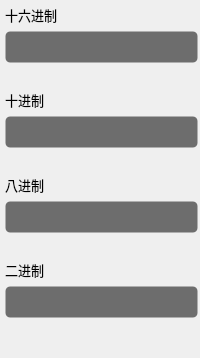
         <widget class="QWidget" name="page_21">
          <layout class="QVBoxLayout" name="verticalLayout_14">
           <property name="spacing">
            <number>6</number>
           </property>
           <property name="leftMargin">
            <number>5</number>
           </property>
           <property name="topMargin">
            <number>5</number>
           </property>
           <property name="rightMargin">
            <number>2</number>
           </property>
           <property name="bottomMargin">
            <number>0</number>
           </property>
           <item>
            <widget class="QLabel" name="label_hex">
             <property name="font">
              <font>
               <family>OPPOSans B</family>
               <pointsize>10</pointsize>
               <stylestrategy>PreferAntialias</stylestrategy>
              </font>
             </property>
             <property name="text">
              <string>十六进制</string>
             </property>
            </widget>
           </item>
           <item>
            <widget class="QLineEdit" name="lineEdit_hex">
             <property name="minimumSize">
              <size>
               <width>0</width>
               <height>32</height>
              </size>
             </property>
             <property name="maximumSize">
              <size>
               <width>16777215</width>
               <height>32</height>
              </size>
             </property>
             <property name="font">
              <font>
               <family>OPPOSans B</family>
               <pointsize>10</pointsize>
               <stylestrategy>PreferAntialias</stylestrategy>
              </font>
             </property>
             <property name="styleSheet">
              <string notr="true">background-color: rgb(25, 25, 25, 155);
border: 1px solid rgba(255, 255, 255, 0);
border-radius: 5px;
padding-left:10px;
padding-right:10px;</string>
             </property>
            </widget>
           </item>
           <item>
            <spacer name="verticalSpacer_4">
             <property name="orientation">
              <enum>Qt::Vertical</enum>
             </property>
             <property name="sizeType">
              <enum>QSizePolicy::Fixed</enum>
             </property>
             <property name="sizeHint" stdset="0">
              <size>
               <width>20</width>
               <height>21</height>
              </size>
             </property>
            </spacer>
           </item>
           <item>
            <widget class="QLabel" name="label_dec">
             <property name="font">
              <font>
               <family>OPPOSans B</family>
               <pointsize>10</pointsize>
               <stylestrategy>PreferAntialias</stylestrategy>
              </font>
             </property>
             <property name="text">
              <string>十进制</string>
             </property>
            </widget>
           </item>
           <item>
            <widget class="QLineEdit" name="lineEdit_dec">
             <property name="minimumSize">
              <size>
               <width>0</width>
               <height>32</height>
              </size>
             </property>
             <property name="maximumSize">
              <size>
               <width>16777215</width>
               <height>32</height>
              </size>
             </property>
             <property name="font">
              <font>
               <family>OPPOSans B</family>
               <pointsize>10</pointsize>
               <stylestrategy>PreferAntialias</stylestrategy>
              </font>
             </property>
             <property name="styleSheet">
              <string notr="true">background-color: rgb(25, 25, 25, 155);
border: 1px solid rgba(255, 255, 255, 0);
border-radius: 5px;
padding-left:10px;
padding-right:10px;</string>
             </property>
            </widget>
           </item>
           <item>
            <spacer name="verticalSpacer_5">
             <property name="orientation">
              <enum>Qt::Vertical</enum>
             </property>
             <property name="sizeType">
              <enum>QSizePolicy::Fixed</enum>
             </property>
             <property name="sizeHint" stdset="0">
              <size>
               <width>20</width>
               <height>21</height>
              </size>
             </property>
            </spacer>
           </item>
           <item>
            <widget class="QLabel" name="label_oct">
             <property name="font">
              <font>
               <family>OPPOSans B</family>
               <pointsize>10</pointsize>
               <stylestrategy>PreferAntialias</stylestrategy>
              </font>
             </property>
             <property name="text">
              <string>八进制</string>
             </property>
            </widget>
           </item>
           <item>
            <widget class="QLineEdit" name="lineEdit_oct">
             <property name="minimumSize">
              <size>
               <width>0</width>
               <height>32</height>
              </size>
             </property>
             <property name="maximumSize">
              <size>
               <width>16777215</width>
               <height>32</height>
              </size>
             </property>
             <property name="font">
              <font>
               <family>OPPOSans B</family>
               <pointsize>10</pointsize>
               <stylestrategy>PreferAntialias</stylestrategy>
              </font>
             </property>
             <property name="styleSheet">
              <string notr="true">background-color: rgb(25, 25, 25, 155);
border: 1px solid rgba(255, 255, 255, 0);
border-radius: 5px;
padding-left:10px;
padding-right:10px;</string>
             </property>
            </widget>
           </item>
           <item>
            <spacer name="verticalSpacer_6">
             <property name="orientation">
              <enum>Qt::Vertical</enum>
             </property>
             <property name="sizeType">
              <enum>QSizePolicy::Fixed</enum>
             </property>
             <property name="sizeHint" stdset="0">
              <size>
               <width>20</width>
               <height>21</height>
              </size>
             </property>
            </spacer>
           </item>
           <item>
            <widget class="QLabel" name="label_bin">
             <property name="font">
              <font>
               <family>OPPOSans B</family>
               <pointsize>10</pointsize>
               <stylestrategy>PreferAntialias</stylestrategy>
              </font>
             </property>
             <property name="text">
              <string>二进制</string>
             </property>
            </widget>
           </item>
           <item>
            <widget class="QLineEdit" name="lineEdit_bin">
             <property name="minimumSize">
              <size>
               <width>0</width>
               <height>32</height>
              </size>
             </property>
             <property name="maximumSize">
              <size>
               <width>16777215</width>
               <height>32</height>
              </size>
             </property>
             <property name="font">
              <font>
               <family>OPPOSans B</family>
               <pointsize>10</pointsize>
               <stylestrategy>PreferAntialias</stylestrategy>
              </font>
             </property>
             <property name="styleSheet">
              <string notr="true">background-color: rgb(25, 25, 25, 155);
border: 1px solid rgba(255, 255, 255, 0);
border-radius: 5px;
padding-left:10px;
padding-right:10px;</string>
             </property>
            </widget>
           </item>
           <item>
            <spacer name="verticalSpacer">
             <property name="orientation">
              <enum>Qt::Vertical</enum>
             </property>
             <property name="sizeHint" stdset="0">
              <size>
               <width>20</width>
               <height>40</height>
              </size>
             </property>
            </spacer>
           </item>
          </layout>
         </widget>
